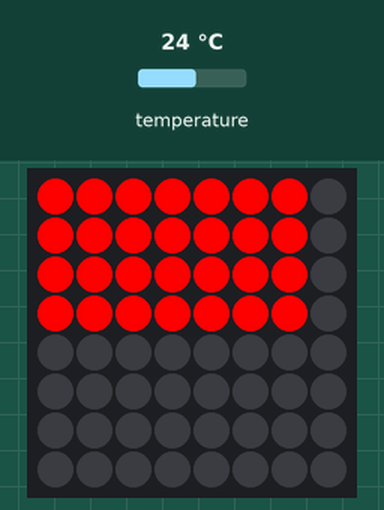
Simulated run of this program. Board: Raspberry Pi (BCM pin numbers) with a Sense HAT. On the bench: the Sense HAT's 8×8 RGB LED matrix. Inputs (shaded band) come from the test bench; at power-on: temperature 24 °C. What the program prints to the terminal is not drawn.

Above: at 0.1 s.

The program:

temp.py
```python
from sense_hat import SenseHat

sense = SenseHat()
sense.clear()

tmax = 31
tmin = tmax - 7

while True:
	temp = sense.get_temperature() + 395
	print(temp)
	temp = int(temp) - tmin
	for x in range(0, 7):
		for y in range(0, 4):#temp):
			sense.set_pixel(x, y, 255, 0, 0)
		for y in range(4, 7):#temp, 7):
			sense.set_pixel(x, y, 0, 0, 0)
```
